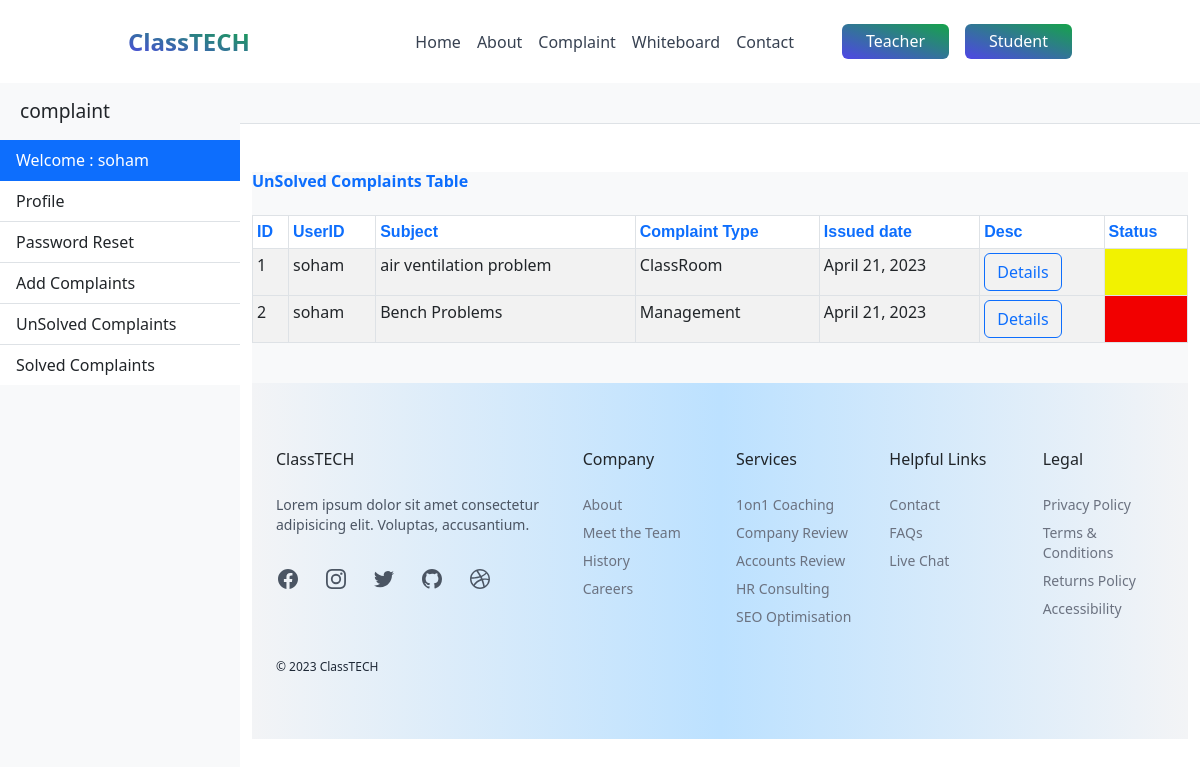
The app's page /complaint/list/ (signed in) with its own data.
### complaint/models.py (models this page shows, shortened)
class Complaint(models.Model):
    STATUS =((1,'Solved'),(2, 'InProgress'),(3,'Pending'))
    TYPE=(('ClassRoom',"ClassRoom"),('Teacher',"Teacher"),('Management',"Management"),('College',"College"),('Other',"Other"))
    Subject=models.CharField(max_length=200,blank=False,null=True)
    user=models.ForeignKey(User, on_delete=models.CASCADE,default=None)
    Type_of_complaint=models.CharField(choices=TYPE,null=True,max_length=200)
    Description=models.TextField(max_length=4000,blank=False,null=True)
    Time = models.DateField(auto_now=True)
    status=models.IntegerField(choices=STATUS,default=3)
    def __init__(self, *args, **kwargs):
        super(Complaint, self).__init__(*args, **kwargs)
        self.__status = self.status

### complaint/views.py (the view)
# urls.py: path('list/',views.list,name='list'),
def list(request):
    c=Complaint.objects.filter(user=request.user).exclude(status='1')
    result=Complaint.objects.filter(user=request.user).exclude(Q(status='3') | Q(status='2'))
    args={'c':c,'result':result}
    return render(request,'complaint/Complaints.html',args)

### templates/complaint/Complaints.html (shortened to what this page needs)
{% extends "core/base.html" %}
{% load crispy_forms_tags %}
{% load static %}
{% block title %}
  <link href="{% static "complaint/css/simple-sidebar.css" %}" rel="stylesheet">
  {% endblock %}
{% block content %}
  <div class="d-flex" id="wrapper">
    <div class="bg-light border-right" id="sidebar-wrapper">
      <div class="sidebar-heading"> complaint </div>
      <div class="list-group list-group-flush">
        {% if user.is_authenticated  %}
               <a href="" class="list-group-item list-group-item-action active"> Welcome : {{user.username}} </a>
              <a href='/dashboard/' class="list-group-item list-group-item-action">Profile</a>
              <a href='/password/' class="list-group-item list-group-item-action">Password Reset</a>
              <a href="/complaints/" class="list-group-item list-group-item-action">Add Complaints</a>
              <a href="/list/" class="list-group-item list-group-item-action">UnSolved Complaints</a>
              <a href="/slist/" class="list-group-item list-group-item-action">Solved Complaints</a>
              {% endif %}
      </div>
    </div>
    <div id="page-content-wrapper">
      <nav class="navbar navbar-expand-lg navbar-light bg-light border-bottom">
       <br>
      </nav>
      <br>
      <div class="container-fluid">
      <div class="card-body bg-light">
        <h1 class="mt-4 text-primary"><b>UnSolved Complaints Table</b></h1>
        <br>
    <div class="table-responsive">
	<table id="dtBasicExample" class="table table-striped table-bordered table-sm" cellspacing="5" width="100%">
  <thead>
    <tr class="bg-white">
      <th class="th-sm text-primary">ID
      </th>
      <th class="th-sm  text-primary ">UserID
      </th>
	  <th class="th-sm  text-primary">Subject
      <th class="th-sm  text-primary">Complaint Type
      </th>
      <th class="th-sm-12  text-primary">Issued date
      </th>
      <th class="th-sm  text-primary">Desc
      </th>
      <th class="th-sm  text-primary">Status
      </th>
    </tr>
  </thead>
{% if user.is_authenticated %}
   {% for data in c %}
  <tbody>
    <tr>
      <td class="counterCell"></td>
      <td>{{ data.user.username }}</td>
	    <td>{{data.Subject}}</td>
      <td>{{ data.get_Type_of_complaint_display }}</td>
      <td>{{ data.Time }}</td>
      <td><form method="POST" action='/pdf/'>{% csrf_token %}<input type='hidden' name="cid" value={{data.id}}><button type='submit' class="btn btn-outline-primary">Details</button></form></td>
      <td class="color_{{ data.status }}"></td>
    </tr>
  </tbody>
  {% endfor %}
  {% endif %}
</table>
<br>
{% endblock content %}

### complaint/static/complaint/css/simple-sidebar.css (style rules this page uses)
body { overflow-x: hidden; }
#sidebar-wrapper { min-height: 100vh; margin-left: -15rem; -webkit-transition: margin .25s ease-out; -moz-transition: margin .25s ease-out; -o-transition: margin .25s ease-out; transition: margin .25s ease-out; }
#sidebar-wrapper .sidebar-heading { padding: 0.875rem 1.25rem; font-size: 1.2rem; }
#sidebar-wrapper .list-group { width: 15rem; }
#page-content-wrapper { min-width: 100vw; }
@media (min-width: 768px) { #sidebar-wrapper { margin-left: 0; } }
@media (min-width: 768px) { #page-content-wrapper { min-width: 0; width: 100%; } }

### templates/complaint/Complaints.html (style rules this page uses)
td.color_2 { background-color: yellow; }
td.color_3 { background-color: red; }
table { counter-reset: tableCount; }
.counterCell:before { content: counter(tableCount); counter-increment: tableCount; }
th { font-size:16px; font-family:Arial; }

### records on screen
Complaint: user.username "soham", Subject "air ventilation problem", Type_of_complaint "ClassRoom", Time "April 21, 2023", status 2 (drawn)
Complaint: user.username "soham", Subject "Bench Problems", Type_of_complaint "Management", Time "April 21, 2023", status 3 (drawn)

### other values on screen
{{ user.username }} "soham"
